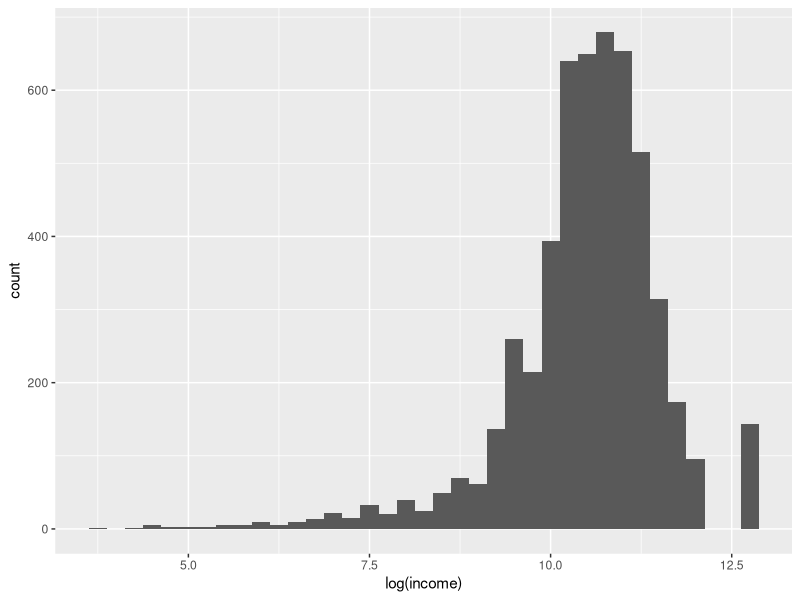

The R script that drew this image: (Note: this script raises an error after producing the figure.)
## ---- chunk 1
library(tidyverse)
library(modelr)
library(broom)

wages <- heights %>% filter(income > 0)
## ---- chunk 2
mod_e <- lm(log(income) ~ education, data = wages)
mod_e

wages %>%
 ggplot(aes(log(income))) + geom_histogram(binwidth = 0.25)
## ---- chunk 3
mod_e <-lm(log(income) ~ education, data = wages)
view(mod_e)
class(mod_e)
summary(mod_e) # give you all model parameters 

# can pass the data using a dot for data = .

mod_e <- wages %>%
 lm(log(income) ~ education, data = .)
summary(mod_e)

mod_e %>% tidy() # now this is a tibble and you can reach in and grab the estimates 

mod_e %>% glance()
mod_e %>% augment()
mod_e %>% augment(data = wages)

mod_h <- wages %>% 
  lm(log(income) ~ height, data = .)

estimates <- mod_h %>% tidy()
str(estimates)
fit <- mod_h %>% glance()
fit1 <- mod_h %>% glance() %>% select(adj.r.squared, p.value)
str(fit)
aug <- mod_h %>% augment()
str(aug)

## ---- chunk 4
mod_eh <- wages %>% lm(log(income) ~ education + height, data = .)
summary(mod_eh)
mod_eh %>% 
  tidy()
wages %>% 
  ggplot() + geom_histogram(aes(x = education, binwidth = 0.25))
                            
## ---- chunk 5
mod_ehs <- wages %>%
 lm(log(income) ~ education + height + sex, data = .)
mod_ehs %>% 
  tidy()

## ---- chunk 6
mod_h <- wages %>% lm(log(income) ~ height, data = .)
mod_h %>% tidy()
mod_h %>% glance()
height1 <- mod_h %>% augment()

mod_h %>%
 augment(data = wages) %>%
 ggplot(mapping = aes(x = height, y = .fitted)) +
 geom_point(mapping = aes(y = log(income)), alpha = 0.1) +
 geom_line(color = "blue")

## ---- chunk 7
mod_ehs <- wages %>% lm(log(income) ~ education + height + sex, data = .)

mod_ehs %>%
 augment(data = wages) %>%
 ggplot(mapping = aes(x = height, y = .fitted, color = sex)) +
 geom_line() +
 facet_wrap(~ education)

## ---- chunk 8
mod_h <- wages %>% lm(log(income) ~ height, data = .)
mod_eh <- wages %>% lm(log(income) ~ education + height, data = .)
mod_ehs <- wages %>% lm(log(income) ~ education + height + sex, data = .)

wages %>%
 spread_predictions(mod_h, mod_eh, mod_ehs)

wages %>%
 gather_predictions(mod_h, mod_eh, mod_ehs)

wages %>%
 gather_predictions(mod_h, mod_eh, mod_ehs) %>%
 ggplot(mapping = aes(x = height, y = pred, color = model)) +
 geom_line()

wages %>%
 gather_predictions(mod_h, mod_eh, mod_ehs) %>%
 ggplot(mapping = aes(x = height, y = pred, color = model)) +
 geom_line() +
 facet_grid(sex ~ education)

wages %>%
 gather_predictions(mod_h, mod_eh, mod_ehs) %>%
 filter(education > 11) %>%
 ggplot(mapping = aes(x = height, y = pred, color = sex)) +
 geom_line() +
 facet_grid(model ~ education)

